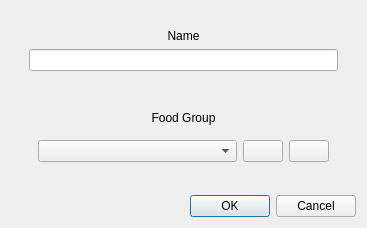
<?xml version="1.0" encoding="UTF-8"?>
<ui version="4.0">
 <class>NewIngredientDialog</class>
 <widget class="QDialog" name="NewIngredientDialog">
  <property name="geometry">
   <rect>
    <x>0</x>
    <y>0</y>
    <width>367</width>
    <height>228</height>
   </rect>
  </property>
  <property name="windowTitle">
   <string>New Ingredient</string>
  </property>
  <property name="windowIcon">
   <iconset resource="../../images.qrc">
    <normaloff>:/images/images/icon.png</normaloff>:/images/images/icon.png</iconset>
  </property>
  <property name="modal">
   <bool>true</bool>
  </property>
  <layout class="QVBoxLayout" name="verticalLayout_2">
   <item>
    <widget class="QWidget" name="mainContentPanel" native="true">
     <property name="enabled">
      <bool>true</bool>
     </property>
     <layout class="QVBoxLayout" name="verticalLayout">
      <item alignment="Qt::AlignTop">
       <widget class="QWidget" name="namePanel" native="true">
        <layout class="QVBoxLayout" name="verticalLayout_3">
         <item>
          <widget class="QLabel" name="nameLabel">
           <property name="text">
            <string>Name</string>
           </property>
           <property name="alignment">
            <set>Qt::AlignCenter</set>
           </property>
          </widget>
         </item>
         <item>
          <widget class="QLineEdit" name="nameEdit"/>
         </item>
        </layout>
       </widget>
      </item>
      <item alignment="Qt::AlignTop">
       <widget class="QWidget" name="foodGroupPanel" native="true">
        <layout class="QVBoxLayout" name="verticalLayout_4">
         <item>
          <widget class="QLabel" name="foodGroupLabel">
           <property name="text">
            <string>Food Group</string>
           </property>
           <property name="alignment">
            <set>Qt::AlignCenter</set>
           </property>
          </widget>
         </item>
         <item>
          <widget class="QWidget" name="foodGroupSelectionWidget" native="true">
           <layout class="QHBoxLayout" name="horizontalLayout">
            <item>
             <widget class="QComboBox" name="foodGroupBox">
              <property name="sizePolicy">
               <sizepolicy hsizetype="Expanding" vsizetype="Fixed">
                <horstretch>0</horstretch>
                <verstretch>0</verstretch>
               </sizepolicy>
              </property>
              <property name="insertPolicy">
               <enum>QComboBox::InsertAlphabetically</enum>
              </property>
             </widget>
            </item>
            <item alignment="Qt::AlignRight">
             <widget class="QPushButton" name="addFoodGroupButton">
              <property name="text">
               <string/>
              </property>
              <property name="icon">
               <iconset resource="../../images.qrc">
                <normaloff>:/images/images/plus_icon.png</normaloff>:/images/images/plus_icon.png</iconset>
              </property>
             </widget>
            </item>
            <item alignment="Qt::AlignRight">
             <widget class="QPushButton" name="deleteFoodGroupButton">
              <property name="text">
               <string/>
              </property>
              <property name="icon">
               <iconset resource="../../images.qrc">
                <normaloff>:/images/images/minus_icon.png</normaloff>:/images/images/minus_icon.png</iconset>
              </property>
             </widget>
            </item>
           </layout>
          </widget>
         </item>
        </layout>
       </widget>
      </item>
     </layout>
    </widget>
   </item>
   <item>
    <widget class="QDialogButtonBox" name="buttonBox">
     <property name="orientation">
      <enum>Qt::Horizontal</enum>
     </property>
     <property name="standardButtons">
      <set>QDialogButtonBox::Cancel|QDialogButtonBox::Ok</set>
     </property>
    </widget>
   </item>
  </layout>
 </widget>
 <resources>
  <include location="../../images.qrc"/>
 </resources>
 <connections>
  <connection>
   <sender>buttonBox</sender>
   <signal>accepted()</signal>
   <receiver>NewIngredientDialog</receiver>
   <slot>accept()</slot>
   <hints>
    <hint type="sourcelabel">
     <x>248</x>
     <y>254</y>
    </hint>
    <hint type="destinationlabel">
     <x>157</x>
     <y>274</y>
    </hint>
   </hints>
  </connection>
  <connection>
   <sender>buttonBox</sender>
   <signal>rejected()</signal>
   <receiver>NewIngredientDialog</receiver>
   <slot>reject()</slot>
   <hints>
    <hint type="sourcelabel">
     <x>316</x>
     <y>260</y>
    </hint>
    <hint type="destinationlabel">
     <x>286</x>
     <y>274</y>
    </hint>
   </hints>
  </connection>
 </connections>
</ui>
